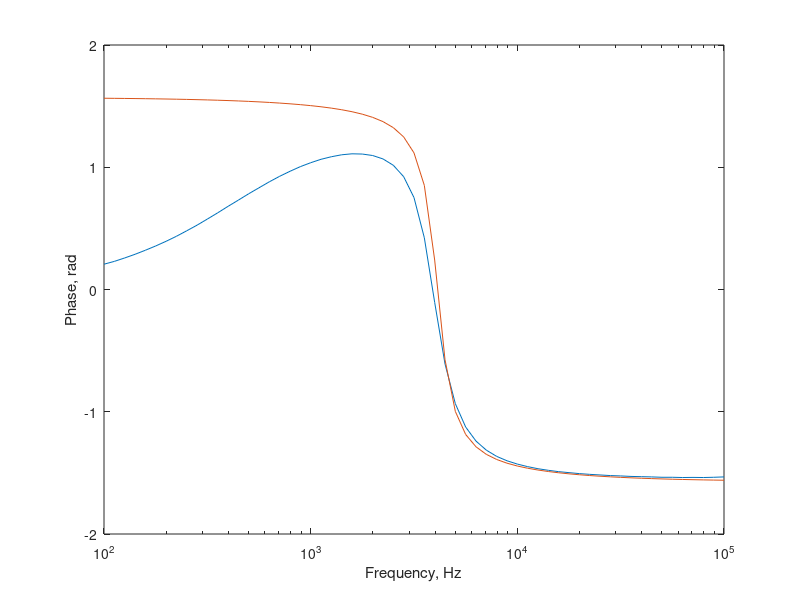

Here is the MATLAB script that generated this plot:
% Press "Run" to load the data in to the MATLAB workspace. To get started,
% try typing "plot(freqHz, mag)" in the command window (after running this
% file). 
% Type "help semilogx" and "help plot" or go to the Mathworks documentation 
% page on "plot" to learn more. Pay special attention to "hold."
% Other useful things: help grid, help subplot, help rad2deg.
freq_hz = [...
   100.000, 	   112.200, 	   125.900, ...
   141.300, 	   158.500, 	   177.800, ...
   199.500, 	   223.900, 	   251.200, ...
   281.800, 	   316.200, 	   354.800, ...
   398.100, 	   446.700, 	   501.200, ...
   562.300, 	   631.000, 	   707.900, ...
   794.300, 	   891.300, 	  1000.000, ...
  1122.000, 	  1259.000, 	  1413.000, ...
  1585.000, 	  1778.000, 	  1995.000, ...
  2239.000, 	  2512.000, 	  2818.000, ...
  3162.000, 	  3548.000, 	  3981.000, ...
  4467.000, 	  5012.000, 	  5623.000, ...
  6310.000, 	  7079.000, 	  7943.000, ...
  8913.000, 	 10000.000, 	 11220.000, ...
 12590.000, 	 14130.000, 	 15850.000, ...
 17780.000, 	 19950.000, 	 22390.000, ...
 25120.000, 	 28180.000, 	 31620.000, ...
 35480.000, 	 39810.000, 	 44670.000, ...
 50120.000, 	 56230.000, 	 63100.000, ...
 70790.000, 	 79430.000, 	 89130.000, ...
100000.000];

mag_dB = [...
   -31.053, 	   -30.998, 	   -30.927, ...
   -30.859, 	   -30.748, 	   -30.630, ...
   -30.482, 	   -30.290, 	   -30.070, ...
   -29.800, 	   -29.483, 	   -29.101, ...
   -28.669, 	   -28.183, 	   -27.636, ...
   -27.035, 	   -26.357, 	   -25.631, ...
   -24.821, 	   -23.979, 	   -23.061, ...
   -22.084, 	   -21.047, 	   -19.939, ...
   -18.758, 	   -17.478, 	   -16.069, ...
   -14.497, 	   -12.723, 	   -10.702, ...
    -8.181, 	    -5.538, 	    -4.252, ...
    -5.346, 	    -7.600, 	    -9.953, ...
   -12.039, 	   -13.976, 	   -15.639, ...
   -17.102, 	   -18.569, 	   -19.769, ...
   -21.001, 	   -22.302, 	   -23.450, ...
   -24.569, 	   -25.664, 	   -26.737, ...
   -27.789, 	   -28.842, 	   -29.903, ...
   -30.939, 	   -31.949, 	   -32.992, ...
   -34.028, 	   -35.072, 	   -36.081, ...
   -37.118, 	   -38.133, 	   -39.192, ...
   -40.268];

mag_v = [...
     0.028, 	     0.028, 	     0.028, ...
     0.029, 	     0.029, 	     0.029, ...
     0.030, 	     0.031, 	     0.031, ...
     0.032, 	     0.034, 	     0.035, ...
     0.037, 	     0.039, 	     0.042, ...
     0.044, 	     0.048, 	     0.052, ...
     0.057, 	     0.063, 	     0.070, ...
     0.079, 	     0.089, 	     0.101, ...
     0.115, 	     0.134, 	     0.157, ...
     0.188, 	     0.231, 	     0.292, ...
     0.390, 	     0.529, 	     0.613, ...
     0.540, 	     0.417, 	     0.318, ...
     0.250, 	     0.200, 	     0.165, ...
     0.140, 	     0.118, 	     0.103, ...
     0.089, 	     0.077, 	     0.067, ...
     0.059, 	     0.052, 	     0.046, ...
     0.041, 	     0.036, 	     0.032, ...
     0.028, 	     0.025, 	     0.022, ...
     0.020, 	     0.018, 	     0.016, ...
     0.014, 	     0.012, 	     0.011, ...
     0.010];

mag_vout = [...
     0.013, 	     0.013, 	     0.013, ...
     0.013, 	     0.014, 	     0.014, ...
     0.014, 	     0.015, 	     0.015, ...
     0.015, 	     0.016, 	     0.017, ...
     0.018, 	     0.019, 	     0.020, ...
     0.022, 	     0.023, 	     0.025, ...
     0.028, 	     0.031, 	     0.034, ...
     0.038, 	     0.043, 	     0.049, ...
     0.056, 	     0.065, 	     0.077, ...
     0.092, 	     0.113, 	     0.143, ...
     0.192, 	     0.262, 	     0.306, ...
     0.268, 	     0.205, 	     0.156, ...
     0.122, 	     0.098, 	     0.081, ...
     0.068, 	     0.058, 	     0.050, ...
     0.044, 	     0.037, 	     0.033, ...
     0.029, 	     0.025, 	     0.022, ...
     0.020, 	     0.017, 	     0.016, ...
     0.014, 	     0.012, 	     0.011, ...
     0.010, 	     0.009, 	     0.008, ...
     0.007, 	     0.006, 	     0.005, ...
     0.005];

mag_vin = [...
     0.468, 	     0.469, 	     0.469, ...
     0.470, 	     0.471, 	     0.472, ...
     0.473, 	     0.474, 	     0.475, ...
     0.477, 	     0.478, 	     0.479, ...
     0.481, 	     0.482, 	     0.483, ...
     0.484, 	     0.485, 	     0.485, ...
     0.486, 	     0.486, 	     0.487, ...
     0.487, 	     0.487, 	     0.488, ...
     0.488, 	     0.488, 	     0.489, ...
     0.489, 	     0.490, 	     0.491, ...
     0.493, 	     0.496, 	     0.499, ...
     0.496, 	     0.493, 	     0.491, ...
     0.490, 	     0.490, 	     0.489, ...
     0.489, 	     0.489, 	     0.489, ...
     0.489, 	     0.488, 	     0.488, ...
     0.488, 	     0.487, 	     0.487, ...
     0.483, 	     0.483, 	     0.489, ...
     0.490, 	     0.490, 	     0.490, ...
     0.491, 	     0.491, 	     0.491, ...
     0.491, 	     0.492, 	     0.492, ...
     0.492];

phase_rad = [...
     0.207, 	     0.230, 	     0.258, ...
     0.288, 	     0.321, 	     0.356, ...
     0.394, 	     0.435, 	     0.480, ...
     0.526, 	     0.576, 	     0.627, ...
     0.680, 	     0.731, 	     0.783, ...
     0.832, 	     0.881, 	     0.926, ...
     0.967, 	     1.005, 	     1.037, ...
     1.065, 	     1.086, 	     1.102, ...
     1.110, 	     1.108, 	     1.096, ...
     1.068, 	     1.016, 	     0.923, ...
     0.752, 	     0.423, 	    -0.105, ...
    -0.609, 	    -0.934, 	    -1.125, ...
    -1.240, 	    -1.314, 	    -1.365, ...
    -1.401, 	    -1.428, 	    -1.449, ...
    -1.466, 	    -1.479, 	    -1.490, ...
    -1.498, 	    -1.506, 	    -1.512, ...
    -1.517, 	    -1.522, 	    -1.525, ...
    -1.529, 	    -1.531, 	    -1.533, ...
    -1.536, 	    -1.536, 	    -1.538, ...
    -1.537, 	    -1.538, 	    -1.536, ...
    -1.533];

omega = 2 * pi *freq_hz;

transfer = 6666.67 * ((j .* omega) ./ ((j .* omega).^2 + 6666.67 * j .* omega + 666666666.7));

calc_phase = angle(transfer);
calc_mag = 20 * log10(abs(transfer));
semilogx(freq_hz,phase_rad);
hold on
semilogx(freq_hz,calc_phase);

xlabel("Frequency, Hz");
ylabel("Phase, rad");